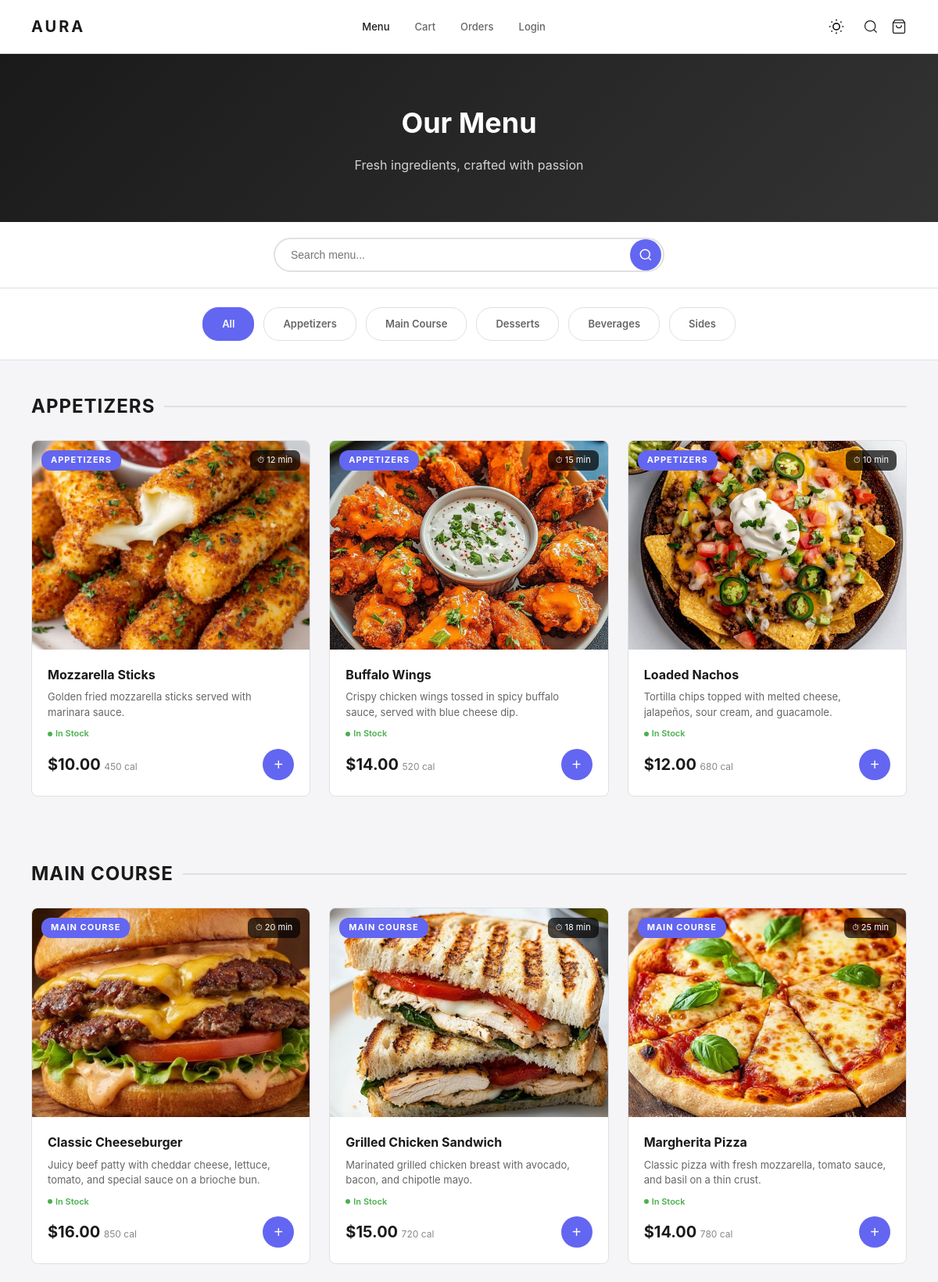
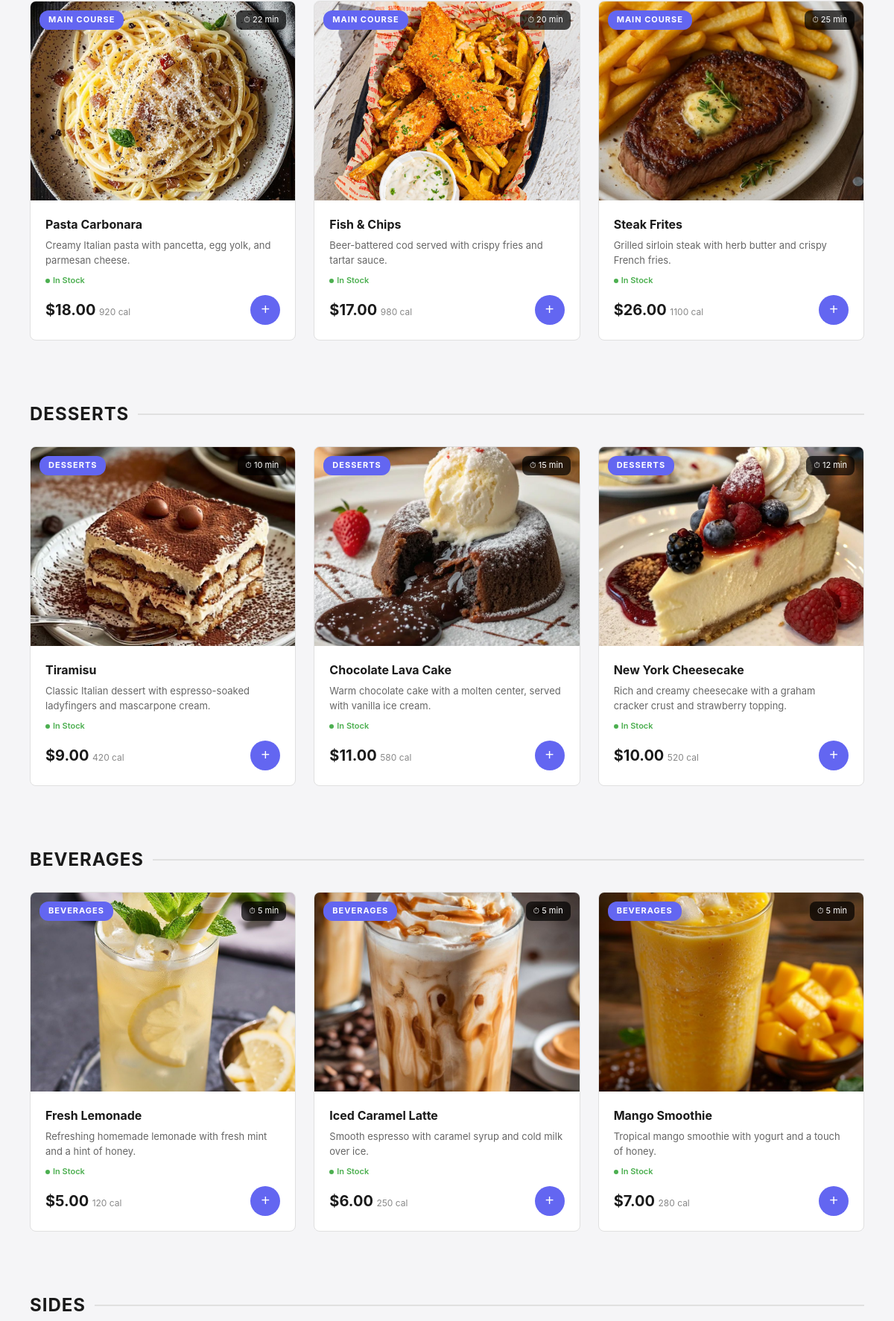
/customer/menu (upper part), run on the app's committed database (2 pictures, top to bottom).
### app/models/menu_item.py (models this page shows, shortened)
class MenuItem(db.Model):
    __tablename__ = 'menu_items'
    id = db.Column(db.Integer, primary_key=True)
    name = db.Column(db.String(100), nullable=False)
    description = db.Column(db.Text)
    price = db.Column(db.Numeric(10, 2), nullable=False)
    category = db.Column(db.Enum(Category), nullable=False)
    image_url = db.Column(db.String(255))
    is_available = db.Column(db.Boolean, default=True)
    stock_quantity = db.Column(db.Integer, default=10)  # ← NEW: Available stock
    preparation_time = db.Column(db.Integer, default=15)
    calories = db.Column(db.Integer)
    ingredients = db.Column(db.Text)
    created_at = db.Column(db.DateTime, default=db.func.current_timestamp())
    order_items = db.relationship('OrderItem', backref='menu_item', lazy=True)
    reviews = db.relationship('Review', backref='menu_item', lazy=True, cascade='all, delete-orphan')
    @property
    def available_stock(self):
        from app.models.orders import Order, OrderStatus
        from app.models.order_item import OrderItem
        pending = db.session.query(db.func.sum(OrderItem.quantity)).join(
            Order, OrderItem.order_id == Order.id
        ).filter(
            OrderItem.menu_item_id == self.id,
            Order.status.in_([OrderStatus.PENDING, OrderStatus.CONFIRMED])
        ).scalar() or 0
        return max(0, self.stock_quantity - pending)

### app/routes/customer.py (the view)
@customer_bp.route('/menu')
def menu():
    from app.models.menu_item import MenuItem, Category
    category = request.args.get('category', 'all')
    all_items = MenuItem.query.filter_by(is_available=True).all()
    if category != 'all':
        try:
            cat_enum = Category[category.upper()]
            items = [item for item in all_items if item.category == cat_enum]
        except (ValueError, KeyError):
            items = all_items
            category = 'all'
    else:
        items = all_items
    categories = {
        'Appetizers': [],
        'Main Course': [],
        'Desserts': [],
        'Beverages': [],
        'Sides': []
    }
    for item in items:
        categories[item.category.value].append(item)
    return render_template('products/home.html',
                         categories=categories,
                         active_category=category)

### app/templates/products/home.html (shortened to what this page needs)
{% extends "base.html" %}
{% block content %}
<section class="hero">
  <h1>Our Menu</h1>
  <p>Fresh ingredients, crafted with passion</p>
</section>
<div class="search-bar">
  <form class="search-form" action="{{ url_for('customer.search') }}" method="GET">
    <input type="text" name="q" placeholder="Search menu..." value="{{ search_query or '' }}">
    <button type="submit">
      <svg viewBox="0 0 24 24"><circle cx="11" cy="11" r="8"/><path d="m21 21-4.35-4.35"/></svg>
    </button>
  </form>
</div>
<div class="cat-filter">
  <a href="{{ url_for('customer.menu') }}" class="cat-btn {% if active_category == 'all' %}on{% endif %}">All</a>
  <a href="{{ url_for('customer.menu', category='appetizers') }}" class="cat-btn {% if active_category == 'appetizers' %}on{% endif %}">Appetizers</a>
  <a href="{{ url_for('customer.menu', category='main_course') }}" class="cat-btn {% if active_category == 'main_course' %}on{% endif %}">Main Course</a>
  <a href="{{ url_for('customer.menu', category='desserts') }}" class="cat-btn {% if active_category == 'desserts' %}on{% endif %}">Desserts</a>
  <a href="{{ url_for('customer.menu', category='beverages') }}" class="cat-btn {% if active_category == 'beverages' %}on{% endif %}">Beverages</a>
  <a href="{{ url_for('customer.menu', category='sides') }}" class="cat-btn {% if active_category == 'sides' %}on{% endif %}">Sides</a>
</div>
{% for category_name, items in categories.items() %}
{% if items %}
<section class="menu-section">
  <h2 class="menu-title">{{ category_name }}</h2>
  <div class="menu-grid">
    {% for item in items %}
    <article class="food-card">
      <div class="food-img" onclick="window.location.href='{{ url_for('customer.product_details', id=item.id) }}'">
        {% if item.image_url %}
          {% set img_path = item.image_url %}
          {% if img_path.startswith('static/') %}
            {% set img_path = img_path[7:] %}
          {% endif %}
          <img src="{{ url_for('static', filename=img_path) }}" alt="{{ item.name }}" onerror="this.src='https://via.placeholder.com/400x300?text={{ item.name | urlencode }}'">
        {% else %}
          <img src="https://via.placeholder.com/400x300?text={{ item.name | urlencode }}" alt="{{ item.name }}">
        {% endif %}
        <span class="food-badge">{{ item.category.value }}</span>
        <span class="food-time">⏱ {{ item.preparation_time }} min</span>
      </div>
      <div class="food-info" onclick="window.location.href='{{ url_for('customer.product_details', id=item.id) }}'">
        <h3 class="food-name">{{ item.name }}</h3>
        <p class="food-desc">{{ item.description or 'Delicious food crafted with passion.' }}</p>
        {% set available = item.available_stock %}
        <div class="stock-indicator {% if available > 5 %}in-stock{% elif available > 0 %}low-stock{% else %}out-of-stock{% endif %}">
          <span class="dot"></span>
          {% if available > 5 %}
            In Stock
          {% elif available > 0 %}
            Only {{ available }} left
          {% else %}
            Out of Stock
          {% endif %}
        </div>
        <div class="food-bottom">
          <div>
            <span class="food-price">${{ "%.2f"|format(item.price|float) }}</span>
            <span class="food-cal">{{ item.calories or 'N/A' }} cal</span>
          </div>
          {% if available > 0 %}
          <button class="add-btn" onclick="event.stopPropagation(); addToCartHome({{ item.id }}, 1, this)" title="Add to Cart">
            +
          </button>
          {% else %}
          <button class="add-btn" disabled title="Out of Stock">×</button>
          {% endif %}
        </div>
      </div>
    </article>
    {% endfor %}
  </div>
</section>
{% endif %}
{% endfor %}
{% endblock %}

### app/static/css/style.css (style rules this page uses)
:root { --c1:#1a1a1a; --c2:#6366f1; --cg:#666; --cl:#888; --cb:#e0e0e0; --cw:#fff; --bg:#f5f5f7; --r:8px; --tr:all .3s; }
* { margin:0;padding:0;box-sizing:border-box }
body { font-family:-apple-system,BlinkMacSystemFont,'Segoe UI',Roboto,sans-serif;background:var(--bg);color:var(--c1);line-height:1.6 }
a { text-decoration:none;color:inherit }
img { max-width:100%;display:block }

### app/templates/products/home.html (style rules this page uses)
.hero { background:linear-gradient(135deg,#1a1a1a 0%,#333 100%);color:#fff;padding:60px 40px;text-align:center }
.hero h1 { font-size:36px;font-weight:700;margin-bottom:12px }
.hero p { font-size:16px;opacity:.8 }
.search-bar { display:flex;justify-content:center;padding:20px 40px;background:var(--cw);border-bottom:1px solid var(--cb) }
.search-form { display:flex;align-items:center;position:relative;max-width:500px;width:100% }
.search-form input { padding:12px 20px;border-radius:30px;border:2px solid var(--cb);width:100%;font-size:14px;transition:var(--tr);background:var(--cw);color:var(--text-primary) }
.search-form button { background:var(--c2);color:white;border:none;border-radius:50%;width:40px;height:40px;display:flex;align-items:center;justify-content:center;cursor:pointer;position:absolute;right:4px;transition:var(--tr) }
.search-form button svg { width:18px;height:18px;stroke:white;fill:none;stroke-width:2 }
.cat-filter { display:flex;justify-content:center;gap:12px;padding:24px 40px;background:var(--cw);border-bottom:1px solid var(--cb);flex-wrap:wrap }
.cat-btn { padding:10px 24px;border:1.5px solid var(--cb);background:var(--cw);border-radius:20px;font-size:13px;font-weight:600;cursor:pointer;transition:var(--tr);text-decoration:none;color:var(--text-secondary) }
.cat-btn:hover,.cat-btn.on { background:var(--c2);color:#fff;border-color:var(--c2) }
.menu-section { padding:40px;max-width:1400px;margin:0 auto }
.menu-title { font-size:24px;font-weight:700;margin-bottom:24px;text-transform:uppercase;letter-spacing:1px;display:flex;align-items:center;gap:12px;color:var(--text-primary) }
.menu-title::after { content:'';flex:1;height:2px;background:var(--cb) }
.menu-grid { display:grid;grid-template-columns:repeat(auto-fill,minmax(280px,1fr));gap:24px }
.food-card { background:var(--card-bg);border-radius:var(--r);overflow:hidden;transition:var(--tr);border:1px solid var(--cb);cursor:pointer;position:relative }
.food-img { aspect-ratio:4/3;background:var(--cb);position:relative;overflow:hidden }
.food-img img { width:100%;height:100%;object-fit:cover;transition:transform .3s }
.food-badge { position:absolute;top:12px;left:12px;padding:4px 12px;background:var(--c2);color:#fff;font-size:11px;font-weight:700;border-radius:12px;text-transform:uppercase;letter-spacing:1px }
.food-time { position:absolute;top:12px;right:12px;padding:4px 10px;background:rgba(0,0,0,.7);color:#fff;font-size:11px;border-radius:8px;display:flex;align-items:center;gap:4px }
.food-info { padding:20px }
.food-name { font-size:16px;font-weight:700;margin-bottom:6px;white-space:nowrap;overflow:hidden;text-overflow:ellipsis;color:var(--text-primary) }
.food-desc { font-size:13px;color:var(--text-secondary);margin-bottom:8px;line-height:1.5;display:-webkit-box;-webkit-line-clamp:2;-webkit-box-orient:vertical;overflow:hidden;min-height:40px }
.stock-indicator { font-size:11px;margin-bottom:10px;font-weight:600;display:flex;align-items:center;gap:4px }
.stock-indicator.in-stock { color:#4caf50 }
.stock-indicator .dot { width:6px;height:6px;border-radius:50%;display:inline-block }
.stock-indicator.in-stock .dot { background:#4caf50 }
.food-bottom { display:flex;justify-content:space-between;align-items:center;margin-top:4px }
.food-price { font-size:20px;font-weight:700;color:var(--text-primary) }
.food-cal { font-size:12px;color:var(--text-muted) }
.add-btn { width:40px;height:40px;background:var(--c2);color:#fff;border:none;border-radius:50%;font-size:20px;cursor:pointer;transition:var(--tr);display:flex;align-items:center;justify-content:center }

### app/templates/base.html (style rules this page uses)
:root { --c1:#1a1a1a; --c2:#6366f1; --cg:#666; --cl:#888; --cb:#e0e0e0; --cw:#fff; --bg:#f5f5f7; --r:8px; --tr:all .3s; --shadow-lg:0 10px 40px rgba(0,0,0,0.1); --card-bg:#fff; --text-primary:#1a1a1a; --text-secondary:#666; --text-muted:#888; }
* { margin:0;padding:0;box-sizing:border-box }
body { font-family:-apple-system,BlinkMacSystemFont,'Segoe UI',Roboto,sans-serif;background:var(--bg);color:var(--text-primary);line-height:1.6 }
a { text-decoration:none;color:inherit }
img { max-width:100%;display:block }

### data on the page
MenuItem: name (picture), category.value "APPETIZERS", preparation_time "12", name "Mozzarella Sticks", description "Golden fried mozzarella sticks served with marinara sauce.", price "10.00", calories "450"
MenuItem: name (picture), category.value "APPETIZERS", preparation_time "15", name "Buffalo Wings", description "Crispy chicken wings tossed in spicy buffalo sauce, served with blue cheese dip.", price "14.00", calories "520"
MenuItem: name (picture), category.value "APPETIZERS", preparation_time "10", name "Loaded Nachos", description "Tortilla chips topped with melted cheese, jalapeños, sour cream, and guacamole.", price "12.00", calories "680"
MenuItem: name (picture), category.value "MAIN COURSE", preparation_time "20", name "Classic Cheeseburger", description "Juicy beef patty with cheddar cheese, lettuce, tomato, and special sauce on a brioche bun.", price "16.00", calories "850"
MenuItem: name (picture), category.value "MAIN COURSE", preparation_time "18", name "Grilled Chicken Sandwich", description "Marinated grilled chicken breast with avocado, bacon, and chipotle mayo.", price "15.00", calories "720"
MenuItem: name (picture), category.value "MAIN COURSE", preparation_time "25", name "Margherita Pizza", description "Classic pizza with fresh mozzarella, tomato sauce, and basil on a thin crust.", price "14.00", calories "780"
MenuItem: name (picture), category.value "MAIN COURSE", preparation_time "22", name "Pasta Carbonara", description "Creamy Italian pasta with pancetta, egg yolk, and parmesan cheese.", price "18.00", calories "920"
MenuItem: name (picture), category.value "MAIN COURSE", preparation_time "20", name "Fish & Chips", description "Beer-battered cod served with crispy fries and tartar sauce.", price "17.00", calories "980"
MenuItem: name (picture), category.value "MAIN COURSE", preparation_time "25", name "Steak Frites", description "Grilled sirloin steak with herb butter and crispy French fries.", price "26.00", calories "1100"
MenuItem: name (picture), category.value "DESSERTS", preparation_time "10", name "Tiramisu", description "Classic Italian dessert with espresso-soaked ladyfingers and mascarpone cream.", price "9.00", calories "420"
MenuItem: name (picture), category.value "DESSERTS", preparation_time "15", name "Chocolate Lava Cake", description "Warm chocolate cake with a molten center, served with vanilla ice cream.", price "11.00", calories "580"
MenuItem: name (picture), category.value "DESSERTS", preparation_time "12", name "New York Cheesecake", description "Rich and creamy cheesecake with a graham cracker crust and strawberry topping.", price "10.00", calories "520"
MenuItem: name (picture), category.value "BEVERAGES", preparation_time "5", name "Fresh Lemonade", description "Refreshing homemade lemonade with fresh mint and a hint of honey.", price "5.00", calories "120"
MenuItem: name (picture), category.value "BEVERAGES", preparation_time "5", name "Iced Caramel Latte", description "Smooth espresso with caramel syrup and cold milk over ice.", price "6.00", calories "250"
MenuItem: name (picture), category.value "BEVERAGES", preparation_time "5", name "Mango Smoothie", description "Tropical mango smoothie with yogurt and a touch of honey.", price "7.00", calories "280"

### other printed values
{{ category_name }} "APPETIZERS" "MAIN COURSE" "DESSERTS" "BEVERAGES" "SIDES"
